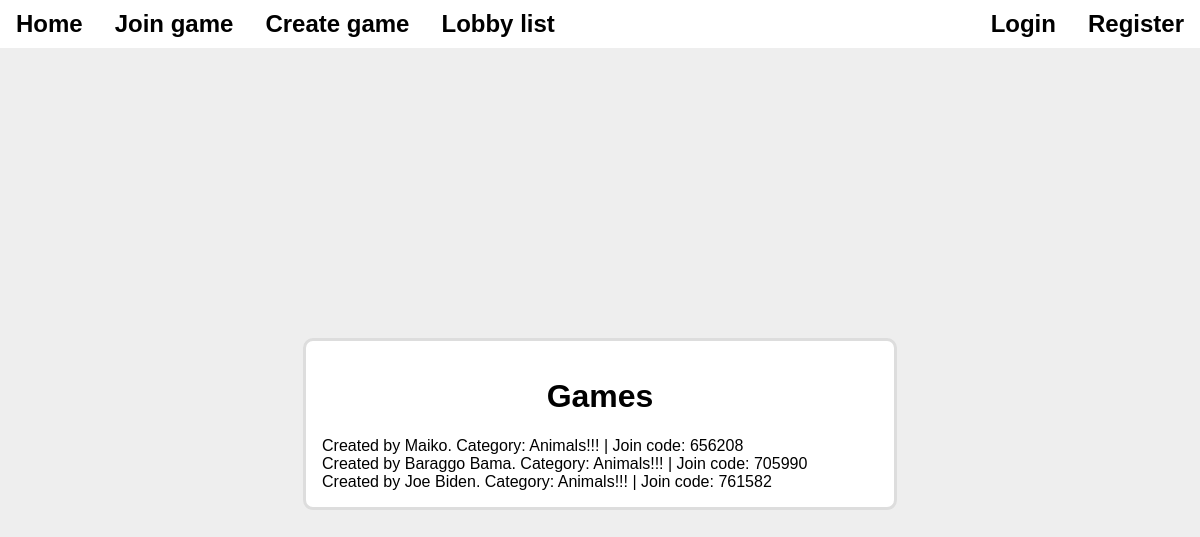
Page /public-games-list.php on the committed database.
### tables this page shows
CREATE TABLE `current_games` (
  `join_code` int(8) NOT NULL,
  `host_user` int(11) NOT NULL,
  `access_group` text NOT NULL DEFAULT 'public',
  `question_category` int(11) NOT NULL,
  `game_state` text NOT NULL DEFAULT 'Lobby',
  `current_question` smallint(6) NOT NULL DEFAULT 0
);

CREATE TABLE `users` (
  `id` int(11) NOT NULL,
  `username` text NOT NULL,
  `password` text NOT NULL,
  `join_date` date NOT NULL DEFAULT current_timestamp(),
  `current_game` int(11) DEFAULT NULL,
  `selected_answer` text DEFAULT NULL,
  `correct_answers` int(11) NOT NULL DEFAULT 0
);

CREATE TABLE `question_categories` (
  `id` int(11) NOT NULL,
  `author_id` int(11) NOT NULL,
  `name` text NOT NULL,
  `description` text NOT NULL
);

### public-games-list.php (the view, shortened to what this page needs)
<!DOCTYPE html>
<html>
  <head>
    <link rel="stylesheet" href="./assets/stylesheets/variables.css">
    <link rel="stylesheet" href="./assets/stylesheets/pages/page_join_game.css">
  </head>
  <body>
<?php
include("./components/navbar.php");
require "./database_manager/db_connect.php";
?>
    <div class="main-content-wrapper">
      <div class="modal">
        <h1>Games</h1>
<?php
$lobby_query =
" SELECT current_games.join_code, users.username, question_categories.name
  FROM current_games
  INNER JOIN users ON current_games.host_user=users.id
  INNER JOIN question_categories ON current_games.question_category=question_categories.id
  WHERE `access_group`='Multiplayer'
  AND `game_state` <> 'Ended'";
try {
  $lobby_query_result = mysqli_query($sql_conn, $lobby_query);
  while ($row = mysqli_fetch_assoc($lobby_query_result)) {
    $host_user = $row['username'];
    $join_code = $row['join_code'];
    $category = $row['name'];
    echo "Created by $host_user. Category: $category | Join code: $join_code"."<br>";
  }
} catch (Exception $e) {
  echo $e;
}
?>
      </div>
    </div>
  </body>
</html>

### components/navbar.php (shortened to what this page needs)
<html>
<body>
  <nav class="navbar">
    <div id="main-links">
      <div class="navbar-link">
        <a href=".">Home</a>
      </div>
      <div class="navbar-link">
        <a href="./join-game.php">Join game</a>
      </div>
      <div class="navbar-link">
        <a href="./new-game.php">Create game</a>
      </div>
      <div class="navbar-link">
        <a href="./public-games-list.php">Lobby list</a>
      </div>
    </div>
    <?php if (isset($_SESSION["username"])): ?>
    <div class="navbar-link">
      <a href="./login.php"><?php echo $_SESSION["username"]; ?></a>
    </div>
    <?php else: ?>
    <div id="account-links">
      <div class="navbar-link">
        <a href="./login.php">Login</a>
      </div>
      <div class="navbar-link">
        <a href="./register.php">Register</a>
      </div>
    </div>
    <?php endif; ?>
  </nav>
</body>
</html>

### assets/stylesheets/variables.css (style rules this page uses)
:root { --page-background: #eeeeee; --modal-width: 75%; --modal-padding: 1rem; --modal-border-radius: 10px; --modal-border: 3px solid #dddddd; --modal-background: #ffffff; --text-input-padding: 0.5rem; --text-input-border-radius: 10px; --text-input-border: 3px solid #dddddd; --text-input-margin: 0.5rem 0rem; --global-primary-color: #88aaff; --global-secondary-color: #6688ee; --global-tertiary-color: #5e7ddb; --confirm-button-background: var(--global-secondary-color); --confirm-button-color: var(--global-primary-color); --confirm-button-border-color: var(--global-tertiary-color); --confirm-button-text-color: #ffffff; --button-font-weight: 500; --button-font-size: 16; --error-color: #ff3333; --hover-transition-duration: 0.3s; --navbar-height: 3rem; --player-list-border-radius: 10px; --player-list-border: 5px solid #eee; --player-list-background: white; --player-list-margin: 0.5rem 0px; --player-list-padding: 1rem 0.5rem; --navbar-z: 1000; }
body { background-color: var(--page-background); font-family: Arial, Helvetica, sans-serif; margin: 0px; }
.main-content-wrapper { width: 66%; transform: translateX(-50%); left: 50%; position: absolute; top: var(--navbar-height); height: calc(100% - var(--navbar-height)); }
* { box-sizing: border-box; }

### assets/stylesheets/navbar.css (style rules this page uses)
.navbar { position: fixed; top: 0; z-index: var(--navbar-z); width: 100%; height: var(--navbar-height); display: inline-flex; align-items: center; justify-content: space-between; background: white; }
#account-links { display: inline-flex; align-items: right; }
#main-links { display: inline-flex; align-items: left; }
.navbar-link { padding: 0.5rem; margin: 0px 0.5rem; }
.navbar a { text-decoration: none; color: black; font-weight: 700; font-size: 1.5em; }

### assets/stylesheets/modal.css (style rules this page uses)
.modal { position: absolute; transform: translate(-50%, -50%); top: 50%; left: 50%; background: var(--modal-background); width: var(--modal-width); padding: var(--modal-padding); border: var(--modal-border); border-radius: var(--modal-border-radius); }
.modal h1 { text-align: center; }

### rows in the picture
current_games: host_user.username "Maiko", question_category.name "Animals!!!", join_code "656208"
current_games: host_user.username "Baraggo Bama", question_category.name "Animals!!!", join_code "705990"
current_games: host_user.username "Joe Biden", question_category.name "Animals!!!", join_code "761582"
